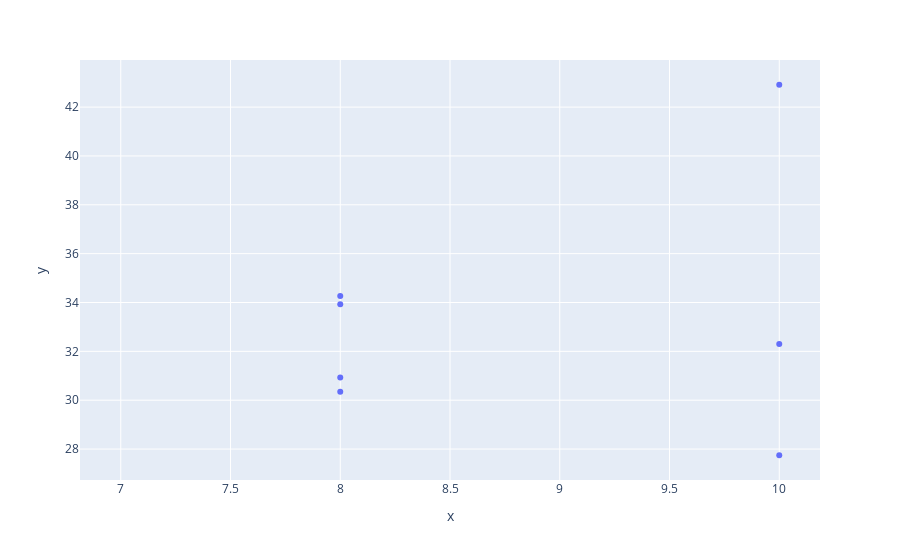

This figure's notebook cell:
### Code cell
px.scatter(
    x=df_target_groups.get_group(selected_group).Points,
    y=df_sensor_groups.get_group(selected_group).xi,
)

### Figure 1 — Plotly figure (JSON) as saved in the notebook; plotly's stock layout.template omitted (floating-point values rounded to 4 significant figures)
{"data": [{"hovertemplate": "x=%{x}<br>y=%{y}<extra></extra>", "legendgroup": "", "marker": {"color": "#636efa", "symbol": "circle"}, "mode": "markers", "name": "", "orientation": "v", "showlegend": false, "type": "scatter", "x": [8, 10, 8, 10, 10, 8, 8, 7], "xaxis": "x", "y": [30.35, 27.75, 33.93, 32.3, 42.92, 34.26, 30.93, null], "yaxis": "y"}], "layout": {"legend": {"tracegroupgap": 0}, "margin": {"t": 60}, "xaxis": {"anchor": "y", "domain": [0, 1], "title": {"text": "x"}}, "yaxis": {"anchor": "x", "domain": [0, 1], "title": {"text": "y"}}}}
